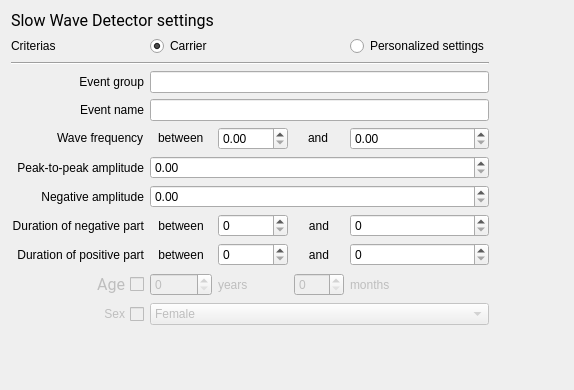
<?xml version="1.0" encoding="UTF-8"?>
<ui version="4.0">
 <class>SlowWaveDetectorSettingsView</class>
 <widget class="QWidget" name="SlowWaveDetectorSettingsView">
  <property name="geometry">
   <rect>
    <x>0</x>
    <y>0</y>
    <width>574</width>
    <height>390</height>
   </rect>
  </property>
  <property name="windowTitle">
   <string>Form</string>
  </property>
  <property name="toolTip">
   <string/>
  </property>
  <property name="styleSheet">
   <string notr="true">font: 12pt &quot;Roboto&quot;;</string>
  </property>
  <layout class="QGridLayout" name="gridLayout_2">
   <item row="0" column="0">
    <layout class="QVBoxLayout" name="verticalLayout">
     <item>
      <widget class="QLabel" name="label_5">
       <property name="font">
        <font>
         <family>Roboto</family>
         <pointsize>12</pointsize>
         <weight>50</weight>
         <italic>false</italic>
         <bold>false</bold>
        </font>
       </property>
       <property name="layoutDirection">
        <enum>Qt::LeftToRight</enum>
       </property>
       <property name="text">
        <string>Slow Wave Detector settings</string>
       </property>
       <property name="alignment">
        <set>Qt::AlignLeading|Qt::AlignLeft|Qt::AlignVCenter</set>
       </property>
      </widget>
     </item>
     <item>
      <layout class="QGridLayout" name="gridLayout" rowstretch="0,0,0,0,0,0,0,0,0,0,0,0" columnstretch="0,0,0,0,0,0">
       <item row="8" column="2">
        <widget class="QLabel" name="label_14">
         <property name="text">
          <string>between</string>
         </property>
         <property name="alignment">
          <set>Qt::AlignCenter</set>
         </property>
        </widget>
       </item>
       <item row="7" column="2">
        <widget class="QLabel" name="label_10">
         <property name="text">
          <string>between</string>
         </property>
         <property name="alignment">
          <set>Qt::AlignCenter</set>
         </property>
        </widget>
       </item>
       <item row="6" column="1">
        <widget class="QLabel" name="label_4">
         <property name="whatsThis">
          <string>uV</string>
         </property>
         <property name="text">
          <string>Negative amplitude</string>
         </property>
         <property name="alignment">
          <set>Qt::AlignRight|Qt::AlignTrailing|Qt::AlignVCenter</set>
         </property>
        </widget>
       </item>
       <item row="8" column="3">
        <widget class="QSpinBox" name="spinBox_min_pos">
         <property name="maximum">
          <number>3000</number>
         </property>
        </widget>
       </item>
       <item row="3" column="1">
        <widget class="QLabel" name="label">
         <property name="layoutDirection">
          <enum>Qt::LeftToRight</enum>
         </property>
         <property name="text">
          <string>Event name</string>
         </property>
         <property name="alignment">
          <set>Qt::AlignRight|Qt::AlignTrailing|Qt::AlignVCenter</set>
         </property>
        </widget>
       </item>
       <item row="8" column="5">
        <widget class="QSpinBox" name="spinBox_max_pos">
         <property name="maximum">
          <number>3000</number>
         </property>
        </widget>
       </item>
       <item row="2" column="1">
        <widget class="QLabel" name="label_3">
         <property name="layoutDirection">
          <enum>Qt::LeftToRight</enum>
         </property>
         <property name="text">
          <string>Event group</string>
         </property>
         <property name="alignment">
          <set>Qt::AlignRight|Qt::AlignTrailing|Qt::AlignVCenter</set>
         </property>
        </widget>
       </item>
       <item row="5" column="1">
        <widget class="QLabel" name="label_2">
         <property name="whatsThis">
          <string>uV</string>
         </property>
         <property name="text">
          <string>Peak-to-peak amplitude</string>
         </property>
         <property name="alignment">
          <set>Qt::AlignRight|Qt::AlignTrailing|Qt::AlignVCenter</set>
         </property>
        </widget>
       </item>
       <item row="6" column="2" colspan="4">
        <widget class="QDoubleSpinBox" name="doubleSpinBox_neg_amp">
         <property name="maximum">
          <double>200.000000000000000</double>
         </property>
        </widget>
       </item>
       <item row="11" column="2" colspan="4">
        <widget class="QComboBox" name="comboBox_sex">
         <property name="enabled">
          <bool>false</bool>
         </property>
         <item>
          <property name="text">
           <string>Female</string>
          </property>
         </item>
         <item>
          <property name="text">
           <string>Male</string>
          </property>
         </item>
        </widget>
       </item>
       <item row="7" column="1">
        <widget class="QLabel" name="label_6">
         <property name="minimumSize">
          <size>
           <width>130</width>
           <height>0</height>
          </size>
         </property>
         <property name="whatsThis">
          <string>msec</string>
         </property>
         <property name="text">
          <string>Duration of negative part</string>
         </property>
         <property name="alignment">
          <set>Qt::AlignRight|Qt::AlignTrailing|Qt::AlignVCenter</set>
         </property>
        </widget>
       </item>
       <item row="7" column="4">
        <widget class="QLabel" name="label_11">
         <property name="minimumSize">
          <size>
           <width>50</width>
           <height>0</height>
          </size>
         </property>
         <property name="text">
          <string>and</string>
         </property>
         <property name="alignment">
          <set>Qt::AlignCenter</set>
         </property>
        </widget>
       </item>
       <item row="8" column="4">
        <widget class="QLabel" name="label_15">
         <property name="text">
          <string>and</string>
         </property>
         <property name="alignment">
          <set>Qt::AlignCenter</set>
         </property>
        </widget>
       </item>
       <item row="10" column="2">
        <widget class="QSpinBox" name="spinBox_years">
         <property name="enabled">
          <bool>false</bool>
         </property>
         <property name="minimumSize">
          <size>
           <width>50</width>
           <height>0</height>
          </size>
         </property>
         <property name="maximum">
          <number>122</number>
         </property>
        </widget>
       </item>
       <item row="3" column="2" colspan="4">
        <widget class="QLineEdit" name="event_name_lineedit"/>
       </item>
       <item row="10" column="5">
        <widget class="QLabel" name="label_months">
         <property name="enabled">
          <bool>false</bool>
         </property>
         <property name="text">
          <string>months</string>
         </property>
        </widget>
       </item>
       <item row="2" column="2" colspan="4">
        <widget class="QLineEdit" name="group_lineedit"/>
       </item>
       <item row="10" column="3">
        <widget class="QLabel" name="label_years">
         <property name="enabled">
          <bool>false</bool>
         </property>
         <property name="text">
          <string>years</string>
         </property>
        </widget>
       </item>
       <item row="7" column="3">
        <widget class="QSpinBox" name="spinBox_min_neg">
         <property name="minimumSize">
          <size>
           <width>70</width>
           <height>0</height>
          </size>
         </property>
         <property name="maximum">
          <number>3000</number>
         </property>
        </widget>
       </item>
       <item row="0" column="1">
        <widget class="QLabel" name="label_8">
         <property name="text">
          <string>Criterias</string>
         </property>
        </widget>
       </item>
       <item row="5" column="2" colspan="4">
        <widget class="QDoubleSpinBox" name="doubleSpinBox_PaP_amp">
         <property name="maximum">
          <double>200.000000000000000</double>
         </property>
        </widget>
       </item>
       <item row="0" column="5">
        <widget class="QRadioButton" name="personalized_radioButton">
         <property name="text">
          <string>Personalized settings</string>
         </property>
        </widget>
       </item>
       <item row="10" column="4">
        <widget class="QSpinBox" name="spinBox_months">
         <property name="enabled">
          <bool>false</bool>
         </property>
         <property name="maximum">
          <number>11</number>
         </property>
        </widget>
       </item>
       <item row="7" column="5">
        <widget class="QSpinBox" name="spinBox_max_neg">
         <property name="minimumSize">
          <size>
           <width>70</width>
           <height>0</height>
          </size>
         </property>
         <property name="maximum">
          <number>3000</number>
         </property>
        </widget>
       </item>
       <item row="8" column="1">
        <widget class="QLabel" name="label_7">
         <property name="whatsThis">
          <string>msec</string>
         </property>
         <property name="text">
          <string>Duration of positive part</string>
         </property>
         <property name="alignment">
          <set>Qt::AlignRight|Qt::AlignTrailing|Qt::AlignVCenter</set>
         </property>
        </widget>
       </item>
       <item row="0" column="2">
        <widget class="QRadioButton" name="carrier_radioButton">
         <property name="text">
          <string>Carrier</string>
         </property>
         <property name="checked">
          <bool>true</bool>
         </property>
        </widget>
       </item>
       <item row="4" column="1" alignment="Qt::AlignRight|Qt::AlignVCenter">
        <widget class="QLabel" name="label_9">
         <property name="text">
          <string>Wave frequency</string>
         </property>
        </widget>
       </item>
       <item row="4" column="2" alignment="Qt::AlignHCenter|Qt::AlignVCenter">
        <widget class="QLabel" name="label_12">
         <property name="text">
          <string>between</string>
         </property>
        </widget>
       </item>
       <item row="4" column="4" alignment="Qt::AlignHCenter|Qt::AlignVCenter">
        <widget class="QLabel" name="label_13">
         <property name="text">
          <string>and</string>
         </property>
        </widget>
       </item>
       <item row="4" column="3">
        <widget class="QDoubleSpinBox" name="doubleSpinBox_f_min"/>
       </item>
       <item row="4" column="5">
        <widget class="QDoubleSpinBox" name="doubleSpinBox_f_max"/>
       </item>
       <item row="1" column="1" colspan="5">
        <widget class="Line" name="line">
         <property name="orientation">
          <enum>Qt::Horizontal</enum>
         </property>
        </widget>
       </item>
       <item row="10" column="1">
        <widget class="QCheckBox" name="checkBox_age">
         <property name="enabled">
          <bool>false</bool>
         </property>
         <property name="font">
          <font>
           <family>Roboto</family>
           <pointsize>12</pointsize>
           <weight>50</weight>
           <italic>false</italic>
           <bold>false</bold>
          </font>
         </property>
         <property name="whatsThis">
          <string>Modify parameters automatically according to patients age</string>
         </property>
         <property name="layoutDirection">
          <enum>Qt::RightToLeft</enum>
         </property>
         <property name="text">
          <string>Age</string>
         </property>
         <property name="tristate">
          <bool>false</bool>
         </property>
        </widget>
       </item>
       <item row="11" column="1">
        <widget class="QCheckBox" name="checkBox_sex">
         <property name="enabled">
          <bool>false</bool>
         </property>
         <property name="whatsThis">
          <string>&lt;html&gt;&lt;head/&gt;&lt;body&gt;&lt;p&gt;Modify parameters according to patients sex&lt;/p&gt;&lt;/body&gt;&lt;/html&gt;</string>
         </property>
         <property name="layoutDirection">
          <enum>Qt::RightToLeft</enum>
         </property>
         <property name="text">
          <string>Sex</string>
         </property>
        </widget>
       </item>
      </layout>
     </item>
     <item>
      <spacer name="verticalSpacer">
       <property name="orientation">
        <enum>Qt::Vertical</enum>
       </property>
       <property name="sizeHint" stdset="0">
        <size>
         <width>20</width>
         <height>40</height>
        </size>
       </property>
      </spacer>
     </item>
    </layout>
   </item>
   <item row="0" column="2">
    <spacer name="horizontalSpacer">
     <property name="orientation">
      <enum>Qt::Horizontal</enum>
     </property>
     <property name="sizeHint" stdset="0">
      <size>
       <width>40</width>
       <height>20</height>
      </size>
     </property>
    </spacer>
   </item>
  </layout>
 </widget>
 <resources>
  <include location="../../../../scinodes_poc/src/main/python/ui/themes/themes.qrc"/>
 </resources>
 <connections/>
 <slots>
  <slot>on_choose()</slot>
  <slot>on_input_format_changed()</slot>
 </slots>
</ui>
